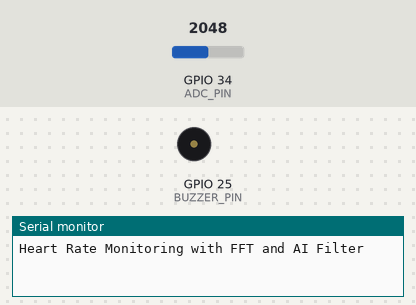
A sketch run on a simulated ESP32. Parts: buzzer (waves = sounding, pin HIGH), the last lines printed to the serial monitor. Inputs (shaded band) come from the test bench; at power-on: GPIO 34 (ADC_PIN) = 2048 (analog values on the 0–4095 scale).

Above: at 1.2 s.
1.3 s: GPIO 34 (ADC_PIN) set to 2866
At 2.8 s:
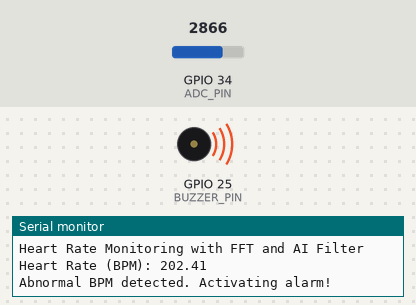
Timing chart, 0 to 5.1 s (numbered marks = the images above; inputs shaded):
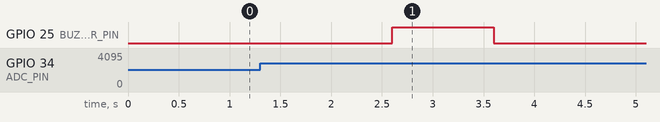

Measured:
- after the input at 1.3 s, GPIO 25 (BUZZER_PIN): LOW → HIGH after 1.3 s, → LOW 1.0 s later

The sketch:

sketch_apr21a.ino
```cpp
#include <Arduino.h>
#include <driver/adc.h>
#include "arduinoFFT.h"

// Constants
#define SAMPLES 256
#define SAMPLING_FREQUENCY 100
#define BUZZER_PIN 25
#define ADC_PIN 34

// Variables
double vReal[SAMPLES];
double vImag[SAMPLES];
ArduinoFFT<double> FFT;

// Thresholds
const double MIN_BPM = 40.0;
const double MAX_BPM = 100.0;

void setup() {
  Serial.begin(115200);
  pinMode(BUZZER_PIN, OUTPUT);
  analogReadResolution(12);
  digitalWrite(BUZZER_PIN, LOW);

  Serial.println("Heart Rate Monitoring with FFT and AI Filter");
}

double calculateHeartRate() {
  for (int i = 0; i < SAMPLES; i++) {
    vReal[i] = analogRead(ADC_PIN) * (3.3 / 4095.0);
    vImag[i] = 0;
    delayMicroseconds(1000000 / SAMPLING_FREQUENCY);
  }

  FFT = ArduinoFFT<double>(vReal, vImag, SAMPLES, SAMPLING_FREQUENCY);
  FFT.windowing(FFT_WIN_TYP_HAMMING, FFT_FORWARD);
  FFT.compute(FFT_FORWARD);
  FFT.complexToMagnitude();

  double peakFreq = FFT.majorPeak();
  double bpm = peakFreq * 60;

  return bpm;
}

// Simulated AI check (replace with real ML logic)
bool isValidReading(double bpm) {
  return bpm > MIN_BPM && bpm < MAX_BPM;
}

void loop() {
  double bpm = calculateHeartRate();
  Serial.print("Heart Rate (BPM): ");
  Serial.println(bpm);

  if (isnan(bpm) || bpm <= 0) {
    Serial.println("Invalid BPM detected.");
    return;
  }

  if (!isValidReading(bpm)) {
    Serial.println("Abnormal BPM detected. Activating alarm!");
    digitalWrite(BUZZER_PIN, HIGH);
    delay(1000);
    digitalWrite(BUZZER_PIN, LOW);
  } else {
    Serial.println("Valid BPM.");
    digitalWrite(BUZZER_PIN, LOW);
  }

  delay(1000);
}
```
